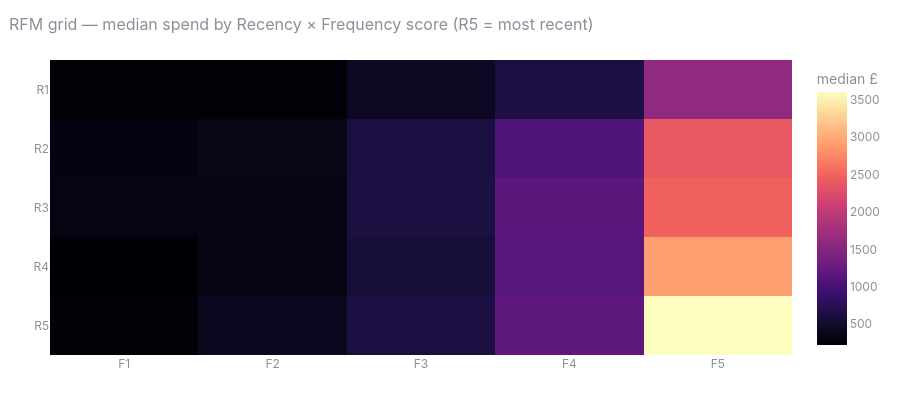

Notebook cell for this chart:
### Markdown cell above
## 10 · RFM visualisation & interpretation

### Code cell
viz.rfm_heatmap(rfm)

### Figure 1 — Plotly figure (JSON) as saved in the notebook; plotly's stock layout.template omitted (floating-point values rounded to 4 significant figures)
{"data": [{"colorbar": {"title": {"text": "median £"}}, "colorscale": [[0.0, "#000004"], [0.1111, "#180f3d"], [0.2222, "#440f76"], [0.3333, "#721f81"], [0.4444, "#9e2f7f"], [0.5556, "#cd4071"], [0.6667, "#f1605d"], [0.7778, "#fd9668"], [0.8889, "#feca8d"], [1.0, "#fcfdbf"]], "customdata": [[364, 303, 138, 47, 12], [199, 206, 230, 177, 52], [164, 183, 189, 208, 120], [96, 115, 171, 239, 243], [41, 57, 136, 193, 437]], "hovertemplate": "%{y} · %{x}<br>median £%{z:,.0f}<br>%{customdata} customers<extra></extra>", "type": "heatmap", "x": ["F1", "F2", "F3", "F4", "F5"], "y": ["R1", "R2", "R3", "R4", "R5"], "z": [[233.9, 242.3, 432.1, 630.8, 1599.0], [305.8, 343.8, 624.8, 1079.0, 2386.0], [312.1, 325.9, 631.6, 1161.0, 2480.0], [220.4, 329.0, 578.5, 1128.0, 2909.0], [248.1, 389.7, 616.8, 1195.0, 3604.0]]}], "layout": {"font": {"color": "#8a8f98", "family": "Inter, system-ui, sans-serif", "size": 12}, "height": 400, "hoverlabel": {"font": {"size": 12}}, "legend": {"bgcolor": "rgba(0,0,0,0)"}, "margin": {"b": 45, "l": 50, "r": 20, "t": 60}, "paper_bgcolor": "rgba(0,0,0,0)", "plot_bgcolor": "rgba(0,0,0,0)", "title": {"font": {"size": 16}, "text": "RFM grid — median spend by Recency × Frequency score (R5 = most recent)", "x": 0.01}, "xaxis": {"gridcolor": "rgba(128,128,128,.18)", "zeroline": false}, "yaxis": {"autorange": "reversed", "gridcolor": "rgba(128,128,128,.18)", "zeroline": false}}}
